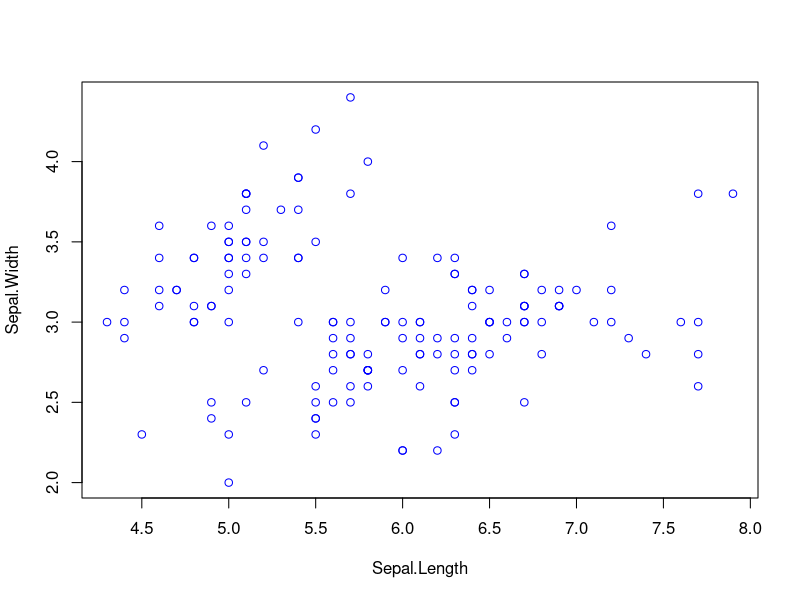
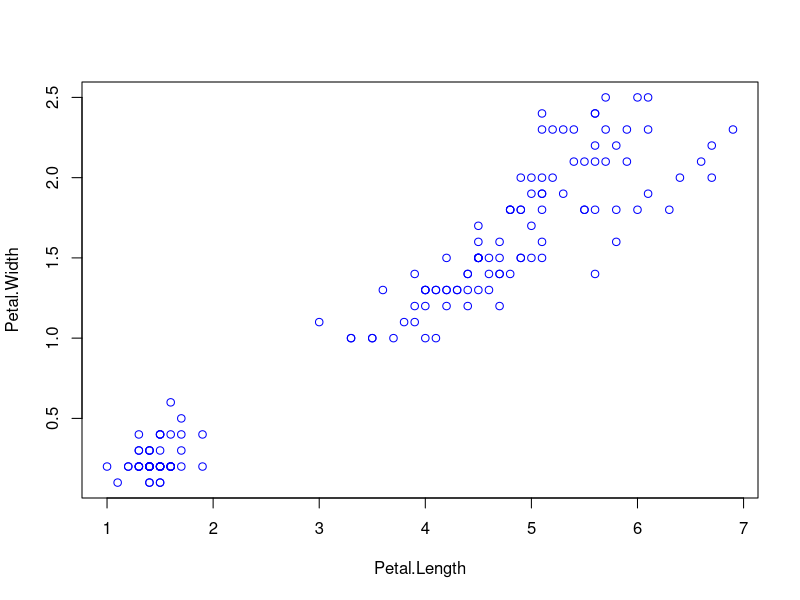

These figures' R source, in order:
## ---- chunk 1

# The help for sapply indicates a "standard" call to sapply will 
# have the form:

# sapply(X, FUN, ...)

# Here X is a vector or data.frame or list
# FUN is the name of a function that is available in the current R session 
# (which could be a user defined function, or a function that 
# "comes with R", or that has been "loaded" (via library)from a package), 
# OR is an anonymous function defined within the call to sapply. 
# The function specified by FUN will be applied to each entry of X if X 
# is a vector; to each column of X (taken as a vector) if X is 
# a data frame, to each entry of X if X is a list (vectors and data.frames
# are special types of list). When possible the result from sapply will 
# be a vector (or matrix if that is appropriate).

# The optional ellipsis argument can be used to pass in additional 
# arguments to the function specified in the FUN argument of sapply 
# as illustrated below.

# a simple case: square each element of a vector (yes we could do this 
# by x^2, but here we demonstrate use of sapply and an anonymous function):

v <- 1:5
sapply(v, function(y) y^2) 

 
# this is equivalent to: sapply(X = v, FUN = function(y) y^2)

# Note y in the definition of the function is a "formal argument", 
# also called a "dummy argument", meaning any variable name permissible 
# in R could be used, for example

# sapply(X = v, 
# FUN = function(user.chosen.argument.name) user.chosen.argument.name^2)

# One could also optionally include curly brackets to delineate the 
# function:

# sapply(v, function(y) {y^2}) # or: sapply(X = v, FUN = function(y) {y^2})

# sapply here, in effect, successively calls the function with each 
# entry of v as its argument, and "collects" the results in a vector.

# My point of view is it is fine to use an anonymous function if it 
# is short (will fit in a line or so), but otherwise it makes the code 
# much measier to proofread and so avoid/detect bugs if one codes the 
# function as a stand-alone function and uses its name in 
# the FUN argument of sapply. 


# demonstrate use of the ellipsis argument of sapply to pass in an 
# additional argument of FUN


sapply(v, function(x, power) x^power, power = 3)


# Here each entry of v is passed into the function as the value for x, 
# and the additional argument, power, of the function is supplied via 
# the third (ellipsis) argument of sapply.

# One could also rely on lexical scoping to "find" the value of power, 
# but that is not good programming practice when it can be avoided, 
# since the value where R "finds" it might not be what was wanted 
# (or it might have gotten changed from what you thought it would be).

power <- 4
sapply(v, function(x) x^power)  # this worked but is not best practice


# Here is an example with two additional arguments supplied using 
# the ellipsis functionality of sapply, and where sapply returns a matrix

v <- 1:5
sapply(v, function(x, power1, power2) {c(x^power1, x^power2)}, 
       power1 = 2, power2 = 3)

## ---- chunk 2

# from the R help on the iris data set:
# iris is a data frame with 150 cases (rows) and 5 variables (columns) 
# named Sepal.Length, Sepal.Width, Petal.Length, Petal.Width, and Species,
# respectively, for 50 flowers from each of 3 species of iris. 
# The species are Iris setosa, versicolor, and virginica.

# There are equal numbers of the three types of flowers, and they are 
# grouped together in the data frame, but neither "equal numbers" nor 
# "grouped together" are necessary for using split together with sapply 
# as will be demonstrated below.

data(iris)  # make the iris data set available to this R session
iris.df <- iris  # a copy, emphasizing it is a data frame

# take a look at it
# head(iris.df)
 
# tail(iris.df)

# place an NA into the Sepal.Width column, to later demonstrate 
# how to use the ellipsis (...) functionality for sapply
# to pass in one or more additional optional arguments into the function
# being used (for example na.rm = TRUE, trim = 0.11, for the mean function)

iris.df[2,2] <- NA
# check that was done
head(iris.df)

# An aside: Explanation of what the optional argument trim in 
# the mean function does:

# we will use this information to do a "by hand" check of 
# the output obtained below from using sapply with the mean function 
# on the iris.df data frame 

# If V is a numeric vector and one does 
# mean(V, na.rm = TRUE, trim = w)
# what will happen is that the mean function will, in effect, 
# first produce the vector Vn which is V but with any and all NAs removed 
# from V.
# If L is the length of Vn (here assume it is > 0), then let K = w * L
# (w was what the argument trim was set to; the default for trim is 0).
# Let Ki be the integer part of K, e.g., if K was 2.3 then Ki is 2
# if K was 0.4 then Ki is 0
# Then mean(V, na.rm = TRUE, trim = w) is evaluated as follows:
# Let Vn.sorted be the result of doing sort(Vn)
# Let Vn.sorted.trimmed be the result of:
#     removing the first Ki entries of Vn.sorted AND 
#     removing the last Ki entries of Vn.sorted
# (assume that Vn.sorted.trimmed still has at least 1 element left in it)

# mean(V, na.rm = TRUE, trim = w) is then equal to mean(Vn.sorted.trimmed)


# first use sapply on the 4 data columns of iris.df, 
# using na.rm = TRUE and trim = 0.11 
# (which will trim 16 entries from each end of the vector whose mean
# is being calculated). The sapply command below will successively pass 
# each column of iris.df[, 1:4] AS A VECTOR into the mean function

sapply(X = iris.df[, 1:4], FUN = mean, na.rm = TRUE, trim = 0.11)


# since the lengths of the 4 columns after removing NAs 
# were 150, 149, 150, 150;
# setting trim equal to 0.11 in effect removed 16 elements from 
# each end of each column AFTER 
# any NAs were removed and the column was sorted; 
# then the mean was calculated

# check the result from sapply above "by hand"

x <- sort(na.omit(iris.df[[1]]))
mean(x[17:(length(x) - 16)])


x <- sort(na.omit(iris.df[[2]]))
mean(x[17:(length(x) - 16)])

# these and also checking columns 3 and 4 are OK

# Note
# sapply(X = iris.df[, 1:4], FUN = mean, na.rm = TRUE, trim = 0.11)
# worked to get the optional arguments 
# na.rm = TRUE, trim = 0.11
# into the mean function (FUN = mean) since the mean function
# is "part of" R and it has na.rm and trim as optional arguments

# When using an anonymous function in sapply, AND using the optional 
# ellipsis (...) argument of sapply to pass in additional arguments to 
# the function specified by FUN, one needs to either have those additional 
# arguments be declared arguments of the function (as with the power 
# argument(s) in the examples above), OR to have an ellipsis in the 
# argument list of the function specified by FUN, AND used appropriately 
# within the anonymous function. Note for readability, the first argument 
# of the function FUN in sapply should be for 
# what will be passed from each entry of the first argument X of sapply. 
# For example in the call to sapply below, 
# x will successively have the value of each of the first 4 columns 
# of iris.df

sapply(X = iris.df[, 1:4], 
      FUN = function(x, ...) {mean(x, ...)}, 
      na.rm = TRUE, trim = 0.11)


# In effect, in the above call to sapply,
#     the ellipsis ...   was "set to":   na.rm = TRUE, trim = 0.11
# and that got "passed through" via the ... in the argument list of 
# the anonymous function AND within the anonymous function itself 
# (here "into" the ... in the argument list of the mean function)
#    * * *  It was necessary to have ... included in the argument list of  
#    * * *  the mean function within this anonymous function
 
# Here is what happens if the ellipsis ... is left out of the 
# argument list of mean in the anonymous function 
# (it runs, but na.rm = TRUE, trim = 0.11 are not used, 
# so the result is not what we wanted):
sapply(X = iris.df[, 1:4], 
      FUN = function(x, ...) {mean(x)}, 
      na.rm = TRUE, trim = 0.11)

# The result is indeed the same as if na.rm = TRUE and trim = 0.11 were 
# NOT invoked when calling the mean function:
sapply(X = iris.df[, 1:4], FUN = mean)  


# Note this also works correctly:
sapply(X = iris.df[, 1:4], 
 FUN = function(x, na.rm.value, trim.value) 
                      {mean(x, na.rm = na.rm.value, trim = trim.value)}, 
                na.rm.value = TRUE, trim.value = 0.11)


#  ************  note various plotting functions, e.g., plot(x,y, ...)
# have ... in their argument list,
# so various of the many optional arguments for them can be passed in 
# by sapply.
# For example, the first two arguments of plot, x and y, can be vectors 
# for making a scatterplot. 
# If X = data.frame.list is a list of data frames whose first two columns 
# are numeric values (our example will be constructed from iris.df), 
# and  plotting_function  is a function that
# will make a scatterplot from data in the first two columns of a data 
# frame, then, one could, conceptually, do for example:

# sapply(X = data.frame.list, FUN = plotting_function, 
#        type = "p", pch = 1, col = "blue")
#         
# Here plotting_function
# should extract the x and y vectors from the first and second columns 
# of the data frame it is called with, and then call the plot function via
# plot(x, y, ...)
# In this setup, plotting_function must have an ellipsis in its argument 
# list. Then sapply would pass through, via the ellipsis functionality, 
# the various plotting arguments that were specified 
# (there are many many optional arguments for plot); 
# the ones given here "say": do a point plot with circle symbols, 
# and have the symbol color be blue 

plotting_function <- function(df, ...) {
# here df is a data frame that will be passed in by sapply
# scatter plot column 2 of df vs. column 1 of df
   x <- df[[1]]
   y <- df[[2]]

# get x and y axis labels from column names of df
  xlabel <- colnames(df)[1]
  ylabel <- colnames(df)[2]

# other arguments for the plot function are passed into plot from 
# the call to sapply via the ellipsis

   plot(x, y, xlab = xlabel, ylab = ylabel, ...)
}


# Demonstrate this:
# Construct a list of two data frames, each with two columns, 
# from iris.df

data.frame.list = list(iris.df[, c(1,2)], iris.df[, c(3,4)])


# invoke sapply, creating 2 plots, while using the ellipsis functionality 
# to pass plotting arguments into the plot function

# one could do more informative plotting with this data, 
# but the point here is to illustrate 
# use of the ellipsis functionality in sapply

sapply(X = data.frame.list, FUN = plotting_function,
   type = "p", pch = 1, col = "blue")  

# this produced the plots along with a "pro forma" "NULL" from each 
# call to the plot function
# to suppress this useless text, one could use the invisible function:

# invisible(sapply(X = data.frame.list, FUN = plotting_function,
#   type = "p", pch = 1, col = "blue"))  

## ---- chunk 3

# make this session self contained
data(iris)  # make the iris data set available to this R session
iris.df <- iris  # a copy, emphasizing it is a data frame

head(iris.df)  # look at it

# split iris.df by the 3 iris flower types (species)
df.split.list <- split(iris.df, iris.df$Species)

get.mean.of.specified.column <- function(df, column.name) {
# df will be one of the 3 data frames in df.split.list
# column.name will be one of the quantities measured for each flower:
# (Sepal.Length, Sepal.Width, Petal.Length, Petal.Width)

mean.of.given.column <- mean(df[[column.name]]) 
# there are no NAs in iris.df so here don't need to use na.rm = TRUE 
# (in an example above I placed an NA in iris.df to test ways of passing
#  na.rm = TRUE into the mean function)

return(mean.of.given.column)
}

# Use sapply for the various columns
# (One could also use sapply (with a modified function) to return a matrix
# containing the means for the 3 flower species for each of the 4
# measured quantities. The modified function would return a vector of the
# means for the 4 quantities for any of the 3 data frames in df.split.list) 

sapply(X = df.split.list, FUN = get.mean.of.specified.column, 
       column.name = "Sepal.Length")

sapply(X = df.split.list, FUN = get.mean.of.specified.column, 
       column.name = "Sepal.Width")

sapply(X = df.split.list, FUN = get.mean.of.specified.column, 
       column.name = "Petal.Length")

sapply(X = df.split.list, FUN = get.mean.of.specified.column, 
       column.name = "Petal.Width")


# Now program the function to be used in sapply to return the 
# vector of all 4 means. Then sapply will return a matrix

# Here is a solution

get.all.4.means.in.df <- function(df) {
# df will be one of the 3 data frames in df.split.list
# Its 4 numeric column names are
#     Sepal.Length, Sepal.Width, Petal.Length, Petal.Width

# use sapply within this function to get the 4 means
the.4.means <- sapply(df[, 1:4], mean)
# this will also "capture" the column names

# there are no NAs in iris.df so here don't need to use na.rm = TRUE 
# (in an example above I placed an NA in iris.df to test ways of passing
#  na.rm = TRUE into the mean function)

return(the.4.means)
}

# use sapply and this function to get the matrix of means
result <- sapply(X = df.split.list, FUN = get.all.4.means.in.df) 

result

# notice sapply conveniently captured the row and column names for 
# the matrix from the data frames it operated on

# if one prefers one can transpose the matrix
print(t(result))
 
